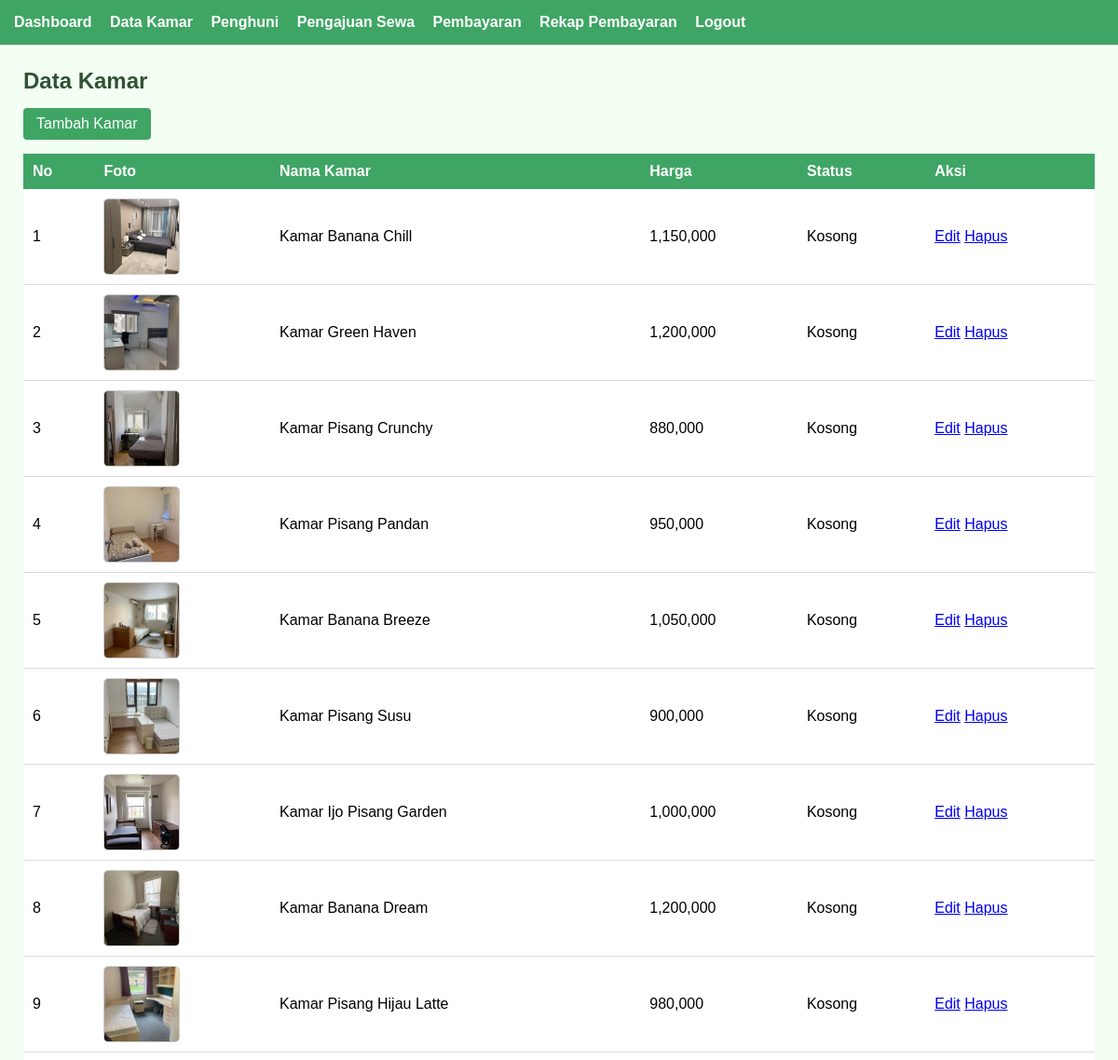
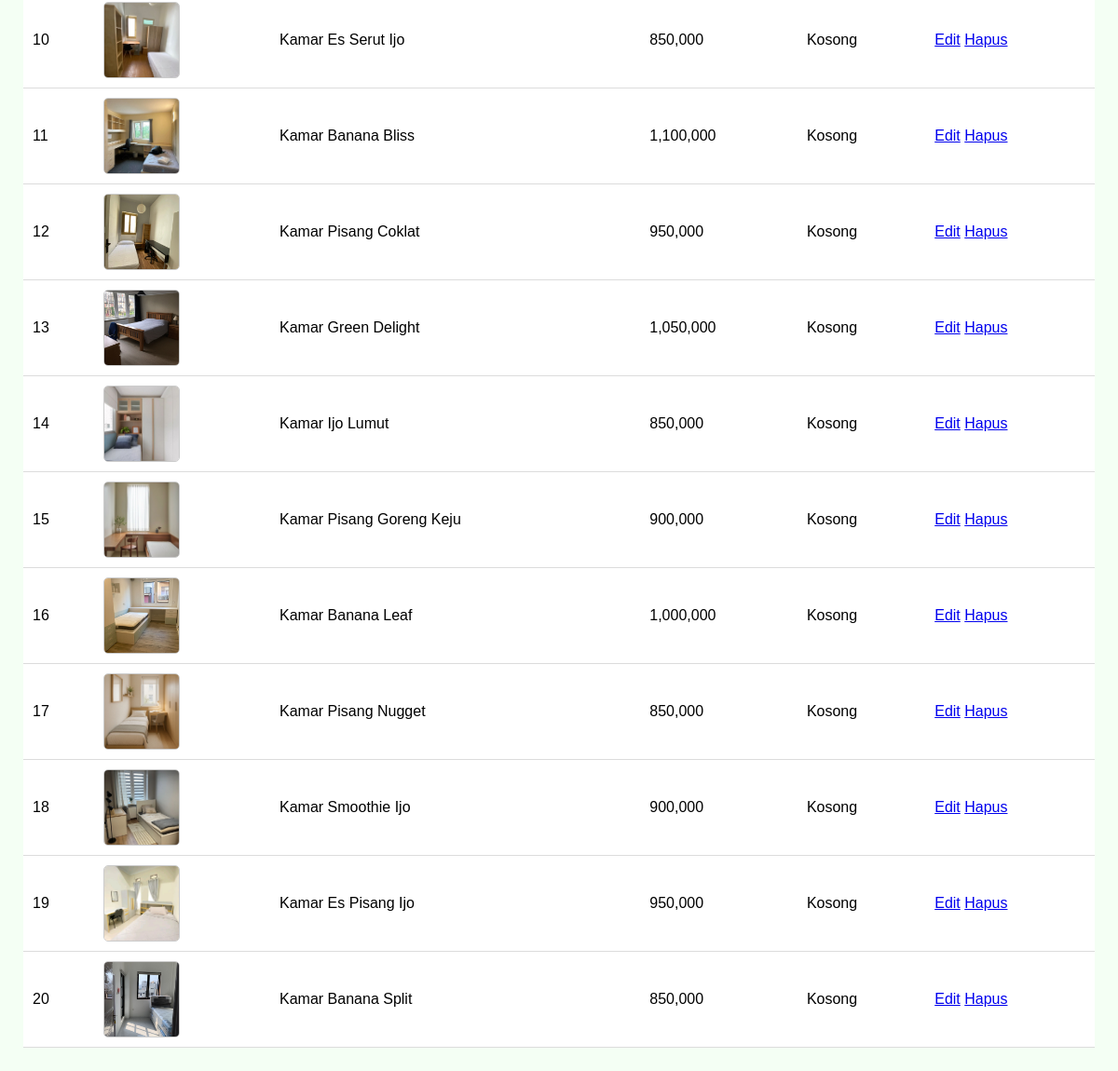
/admin/kamar.php (signed in), run on the app's committed database (2 pictures, top to bottom).
### tables this page shows
CREATE TABLE `kamar` (
  `id_kamar` int(11) NOT NULL,
  `nama_kamar` varchar(100) DEFAULT NULL,
  `lokasi` varchar(100) DEFAULT NULL,
  `deskripsi` text DEFAULT NULL,
  `harga` decimal(10,2) DEFAULT NULL,
  `fasilitas` text DEFAULT NULL,
  `status` enum('Kosong','Terisi') DEFAULT NULL,
  `foto` varchar(255) DEFAULT NULL
);

### admin/kamar.php (the view, shortened to what this page needs)
<?php
include '../config/koneksi.php';
$kamar = $koneksi->query("SELECT * FROM kamar ORDER BY id_kamar DESC");
?>
<html>
<head>
</head>
<body>
<div class="navbar">
    <a href="dashboard.php">Dashboard</a>
    <a href="kamar.php">Data Kamar</a>
    <a href="penghuni.php">Penghuni</a>
    <a href="pesanan.php">Pengajuan Sewa</a>
    <a href="pembayaran.php">Pembayaran</a>
    <a href="rekap.php">Rekap Pembayaran</a>
    <a href="logout_admin.php">Logout</a>
</div>
<div class="container">
    <h2>Data Kamar</h2>
    <a href="tambah_kamar.php" class="btn-add">Tambah Kamar</a>
    <table>
        <tr>
            <th>No</th>
            <th>Foto</th>
            <th>Nama Kamar</th>
            <th>Harga</th>
            <th>Status</th>
            <th>Aksi</th>
        </tr>
        <?php
        $no = 1;
        while ($d = $kamar->fetch_assoc()) {
            $foto = "uploads/" . $d['foto'];
        ?>
        <tr>
            <td><?php echo $no++; ?></td>
            <td><img src="<?php echo $foto; ?>" class="foto"></td>
            <td><?php echo $d['nama_kamar']; ?></td>
            <td><?php echo number_format($d['harga']); ?></td>
            <td><?php echo $d['status']; ?></td>
            <td>
                <a href="kamar_edit.php?id=<?php echo $d['id_kamar']; ?>">Edit</a>
                <a href="kamar_hapus.php?id=<?php echo $d['id_kamar']; ?>" onclick="return confirm('Hapus kamar ini')">Hapus</a>
            </td>
        </tr>
        <?php } ?>
    </table>
</div>
</body>
</html>

### admin/kamar.php (style rules this page uses)
body { font-family: Arial; background: #f4fff4; margin: 0; padding: 0; }
.navbar { background: #3fa564; padding: 15px; color: white; }
.navbar a { color: white; margin-right: 15px; text-decoration: none; font-weight: bold; }
.container { padding: 25px; }
h2 { margin: 0; color: #2f5233; }
.btn-add { padding: 8px 14px; background: #3fa564; color: white; text-decoration: none; border-radius: 4px; margin: 15px 0; display: inline-block; }
table { width: 100%; border-collapse: collapse; background: white; }
th { background: #3fa564; color: white; padding: 10px; text-align: left; }
td { padding: 10px; border-bottom: 1px solid #dcdcdc; }
.foto { width: 80px; height: 80px; object-fit: cover; border-radius: 5px; border: 1px solid #ccc; }

### data on the page
kamar: foto (picture), nama_kamar "Kamar Banana Chill", harga "1,150,000", status "Kosong"
kamar: foto (picture), nama_kamar "Kamar Green Haven", harga "1,200,000", status "Kosong"
kamar: foto (picture), nama_kamar "Kamar Pisang Crunchy", harga "880,000", status "Kosong"
kamar: foto (picture), nama_kamar "Kamar Pisang Pandan", harga "950,000", status "Kosong"
kamar: foto (picture), nama_kamar "Kamar Banana Breeze", harga "1,050,000", status "Kosong"
kamar: foto (picture), nama_kamar "Kamar Pisang Susu", harga "900,000", status "Kosong"
kamar: foto (picture), nama_kamar "Kamar Ijo Pisang Garden", harga "1,000,000", status "Kosong"
kamar: foto (picture), nama_kamar "Kamar Banana Dream", harga "1,200,000", status "Kosong"
kamar: foto (picture), nama_kamar "Kamar Pisang Hijau Latte", harga "980,000", status "Kosong"
kamar: foto (picture), nama_kamar "Kamar Es Serut Ijo", harga "850,000", status "Kosong"
kamar: foto (picture), nama_kamar "Kamar Banana Bliss", harga "1,100,000", status "Kosong"
kamar: foto (picture), nama_kamar "Kamar Pisang Coklat", harga "950,000", status "Kosong"
kamar: foto (picture), nama_kamar "Kamar Green Delight", harga "1,050,000", status "Kosong"
kamar: foto (picture), nama_kamar "Kamar Ijo Lumut", harga "850,000", status "Kosong"
kamar: foto (picture), nama_kamar "Kamar Pisang Goreng Keju", harga "900,000", status "Kosong"
kamar: foto (picture), nama_kamar "Kamar Banana Leaf", harga "1,000,000", status "Kosong"
kamar: foto (picture), nama_kamar "Kamar Pisang Nugget", harga "850,000", status "Kosong"
kamar: foto (picture), nama_kamar "Kamar Smoothie Ijo", harga "900,000", status "Kosong"
kamar: foto (picture), nama_kamar "Kamar Es Pisang Ijo", harga "950,000", status "Kosong"
kamar: foto (picture), nama_kamar "Kamar Banana Split", harga "850,000", status "Kosong"
